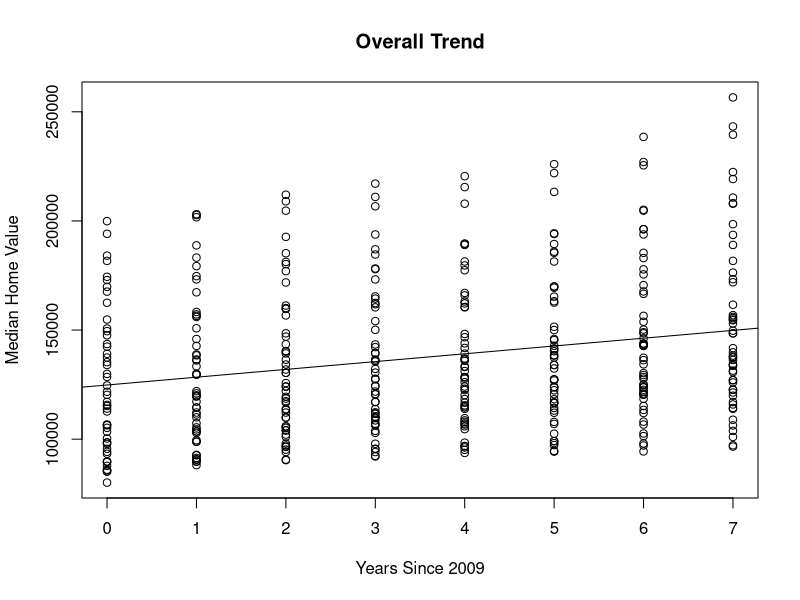
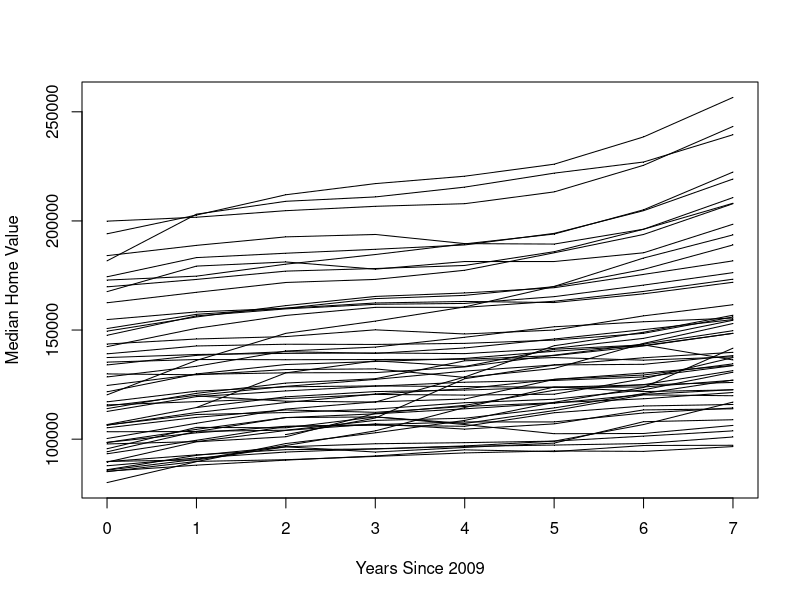
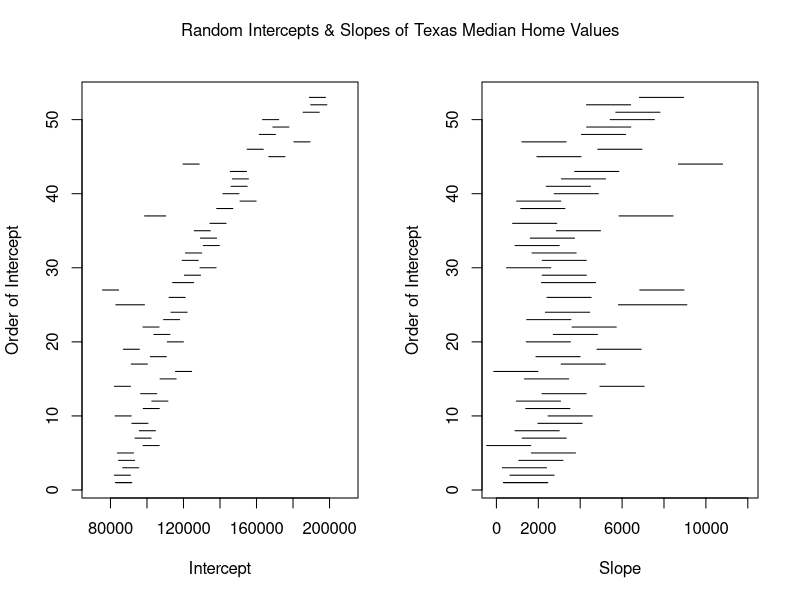

Write the R code that produced these figures, in order. (Note: this script raises an error after producing the figures.)
######################
############################# R: MACHINE LEARNING AND DATA MODELS
############################# MARY RYAN
############################# NICAR 2018
############################# MARCH 8-11
######################

#### LINK TO THE GITHUB REPO FOR THIS CLASS ####
## If you want to access what we're doing today on your own machine anytime
## you want, all code and data exist in a repo on my Github.
## Additional data, R code, and notes live there as well:
## https://github.com/maryryan/R_MLandDataModels.git

#### LOAD LIBRARIES ####
#install.packages('splines')
#install.packages('gee')
#install.packages('survival')
#install.packages('nlme')
#install.packages('lme4')

library(splines)
library(gee)
library(survival)
library(nlme)
#library(lme4)

#### FUNCTIONS WE NEED ####
glmCI.long <- function (model, transform = TRUE, robust = FALSE) 
{
   link <- model$family$link
   coef <- summary(model)$coef[, 1]
   se <- ifelse1(robust, summary(model)$coef[,4], summary(model)$coef[, 
                                                                        2])
   zvalue <- coef/se
   pvalue <- 2 * (1 - pnorm(abs(zvalue)))
   if (transform & is.element(link, c("logit", "log"))) {
      ci95.lo <- exp(coef - qnorm(0.975) * se)
      ci95.hi <- exp(coef + qnorm(0.975) * se)
      est <- exp(coef)
   }
   else {
      ci95.lo <- coef - qnorm(0.975) * se
      ci95.hi <- coef + qnorm(0.975) * se
      est <- coef
   }
   rslt <- round(cbind(est, ci95.lo, ci95.hi, zvalue, pvalue), 
                 4)
   colnames(rslt) <- ifelse1(robust, c("Est", "robust ci95.lo", 
                                       "robust ci95.hi", "robust z value", "robust Pr(>|z|)"), 
                             c("Est", "ci95.lo", "ci95.hi", "z value", "Pr(>|z|)"))
   colnames(rslt)[1] <- ifelse(transform & is.element(link, 
                                                      c("logit", "log")), "exp( Est )", "Est")
   rslt
}

#### LOAD CLEAN DATA ####
house.edu <- read.csv('house_edu.csv', header=T)
house.edu <- house.edu[,-1]

food <- read.csv('food.InspectClean.csv', header=T)
food <- food[,-1]

## links to original data and code for how it was cleaned can be found in
## my github repo

####
######## CONTINUOUS DATA (HOUSE.EDU) ########
####

#### PLOT ALL DATA TOGETHER AND FIND TREND ####
par(mfrow=c(1,1))
plot(house.edu$yrsSince2009, house.edu$Median,
     main="Overall Trend",
     xlab="Years Since 2009",
     ylab="Median Home Value")
abline(lm(house.edu$Median ~ house.edu$yrsSince2009))

#### SPAGHETTI PLOT ####
par(mfrow=c(1,1))
plot( house.edu$yrsSince2009, house.edu$Median, pch=".",
      xlab="Years Since 2009",
      ylab="Median Home Value")
uid <- unique( house.edu$countyID )

for( j in seq( length(uid) ) ){
   lines(house.edu$yrsSince2009[ house.edu$countyID==uid[j] ],
         house.edu$Median[ house.edu$countyID==uid[j] ])
}

#### INDIVIDUAL LINEAR REGRESSIONS ####
house.edu.grouped <- groupedData( Median ~ yrsSince2009 | countyID,
                                  data=house.edu )

indiv.house.edu.lm <- lmList( Median ~ yrsSince2009 | countyID,
                        data=house.edu.grouped )

## creating forest plots of the intercepts & slopes of all the regressions ##
len <- length(indiv.house.edu.lm)
forest.matrix <- matrix(NA, nrow = len, ncol = 7)
forest.matrix[,1] <- names(indiv.house.edu.lm)
forest.matrix[,2] <- intervals(indiv.house.edu.lm)[1:len]
forest.matrix[,3] <- intervals(indiv.house.edu.lm)[(len+1):(2*len)]
forest.matrix[,4] <- intervals(indiv.house.edu.lm)[(2*len + 1):(3*len)]
forest.matrix[,5] <- intervals(indiv.house.edu.lm)[(3*len + 1):(4*len)]
forest.matrix[,6] <- intervals(indiv.house.edu.lm)[(4*len + 1):(5*len)]
forest.matrix[,7] <- intervals(indiv.house.edu.lm)[(5*len + 1):(6*len)]

par(mfrow = c(1,2))
plot( forest.matrix[1,2:4], rep(1, 3), type = "l", ylim = c(1, len),
      xlim=c(70000,210000),xlab = "Intercept", ylab= "Order of Intercept")
for( j in 1:length(unique(forest.matrix[,1]))){
   lines(forest.matrix[j,2:4], rep(j, 3))
   
}

plot( forest.matrix[1,5:7], rep(1, 3), type = "l", ylim = c(1, len),
      xlim=c(-200,12000), xlab = "Slope", ylab= "Order of Intercept")
for( j in 1:length(unique(forest.matrix[,1]))){
   lines(forest.matrix[j,5:7], rep(j, 3))
   
}
mtext("Random Intercepts & Slopes of Texas Median Home Values", outer=TRUE,
      line=-2)

#### RANDOM INTERCEPTS ####

#### RANDOM SLOPES ####


#### GENERALIZED ESTIMATING EQUATIONS (GEES) ####
## Independence structure ##
## What you would get if you did a regular logit/GLM regression
house.edu.gee.ind <- gee(Median ~ BApctTotPop18plus + yrsSince2009,
                         id=countyID,
                         data=house.edu,
                         corstr="independence")
summary( house.edu.gee.ind )

## Exchangeable structure ##
house.edu.gee.exch <- gee(Median ~ BApctTotPop18plus + yrsSince2009,
                          id=countyID,
                          data=house.edu,
                          corstr="exchangeable")
summary( house.edu.gee.exch )

## AR-1 structure ##
house.edu.gee.AR1 <- gee(Median ~ BApctTotPop18plus + yrsSince2009,
                         id=countyID,
                         data=house.edu,
                         corstr="AR-M",
                         Mv=1)
summary( house.edu.gee.AR1 )
## INTERPRETATIONS ##
## yrsSince2009: expected slope of median home value among counties with
   # no college grads
## BApctTotPop18plus: expected difference in mean median home value in
   # 2009 comparing sub-groups of counties with 1 percentage point
   # difference in college grads
      # i.e., counties with no college grads compared with counites where
      # 1% of the 18+ population have at least a bachelors
## compare these results with what you would've gotten with a classic lm

#### ROBUST STANDARD ERROR ####
## You may notice in the output from the summary of the GEE that in addition to
## the "Estimate" column there are 4 other columns:
   ## Naive S.E.
   ## Naive Z
   ## Robust S.E.
   # Robust Z
## "Naive S.E." indicates the standard error for that coefficient if we assumed
## constant variance. Similarly, "Naive Z" is the Z statistic you would get if
## you used that standard error.
## However, we have reason to believe that different counties will have
## different variances. The Robust standard error (denoted "Robust S.E.") is
## is post-model fix-em-up for this problem. There's a lot of statistical
## theory that goes into this, but basically if the variances really don't
## differ by county you'll get something pretty close to the regular
## standard error, and if they do differ then this will help fix the
## variance. And, as you can imagine, the "Robust Z" is the Z statistic you
## would get if you used the Robust standard error.
## BIG OLE ASTERISKS HERE THOUGH. The Robust standard error DOES NOT DO WELL
## (i.e., it's unpredictable) when you have fewer than 50 independent clusters.
## If you have fewer than 50 clusters, it's safer to go with the regular
## standard error because at least we know *why* it's wrong.

#### INTERACTIONS WITH TIME ####
house.edu.gee.interact <- gee(Median ~ BApctTotPop18plus*yrsSince2009,
                     id=countyID,
                     data=house.edu,
                     corstr="AR-M",
                     Mv=1)
summary( house.edu.gee.interact )
## INTERPRETATIONS ##
## yrsSince2009 and BApctTotPop18plus have the same interpretaitosn as before.
## The interaction term: expected difference in slope of median home value 
   # among sub-groups of counties with 1 percentage point difference in
   # college grads.
      # i.e., does how median home values change over time depend on the
      # proportion of the 18+ population that have at least a bachelors?


####

####
######## BINARY DATA (HEALTH INSPECTIONS) ########
####
#### PLOT ALL DATA TOGETHER AND FIND TREND ####
par(mfrow=c(1,1))
plot(food$timeSinceBaseline, food$fail,
     main="Overall Trend",
     xlab="Months Since First Inspection",
     ylab="Failing Inspection")
abline(lm(food$fail ~ food$timeSinceBaseline))
## not super informative, so we'll have to use our intuition.
## probably use some random intercepts (some people start out failing,
## some people start out passing). Could potentially justify use of 
## random slopes


#### GENERALIZED ESTIMATING EQUATIONS (GEES) ####
## Independence structure ##
## What you would get if you did a regular logit/GLM regression
food.gee.ind <- gee(fail ~ chain + timeSinceBaseline,
                    id=License,
                    data=food,
                    family=binomial(link='logit'), # this is different from the continuous set!
                    corstr="independence")
summary( food.gee.ind )

## to truly interpret, though, you need to exponentiate ##
glmCI.long(food.gee.ind, robust=TRUE)

## Exchangeable structure ##
food.gee.exch <- gee(fail ~ chain + timeSinceBaseline,
                     id=License,
                     data=food,
                     family=binomial(link='logit'), 
                     corstr="exchangeable")

glmCI.long(food.gee.exch, robust=T)

## AR-1 structure ##
food.gee.AR1 <- gee(fail ~ chain + timeSinceBaseline,
                    id=License,
                    data=food,
                    family=binomial(link='logit'), 
                    corstr="AR-M",
                    Mv=1)

glmCI(food.gee.AR1, robust=TRUE)

## INTERPRETATIONS ##
## chain: the increased/decreased percentage likelihood of failure of a chain
## restaurant compared to another entity at the same timepoint
   ## if the exp( Est ) > 1, then the chain is [exp( Est ) - 1]*100% more
   ## likely to fail
   ## if exp( Est ) < 1, then the chain is [1 - exp( Est )]*100% less
   ## likely to fail

## Q: can we trust the robust inference here? ##
#### INTERACTIONS WITH TIME ####
food.gee.interact <- gee(fail ~ chain*timeSinceBaseline,
                         id=License,
                         data=food,
                         family=binomial(link='logit'),
                         corstr="exchangeable")

glmCI(food.gee.interact, robust=TRUE)
